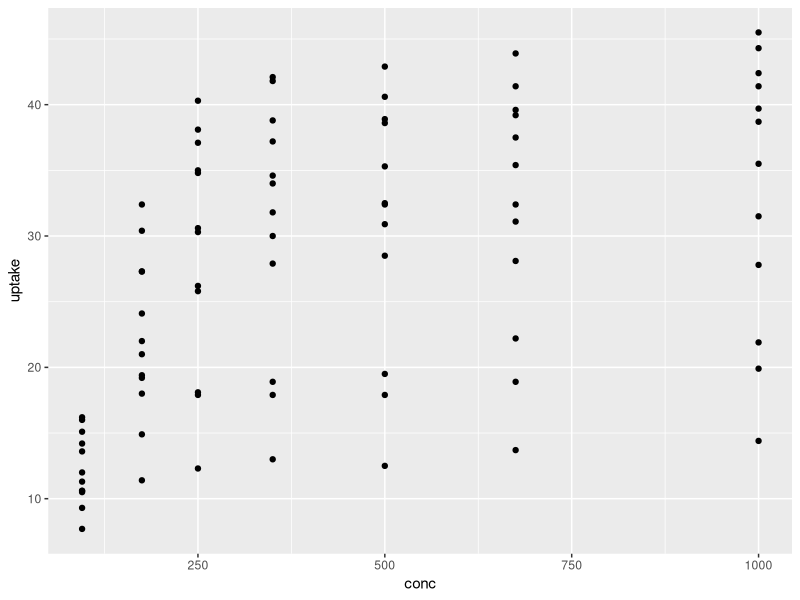
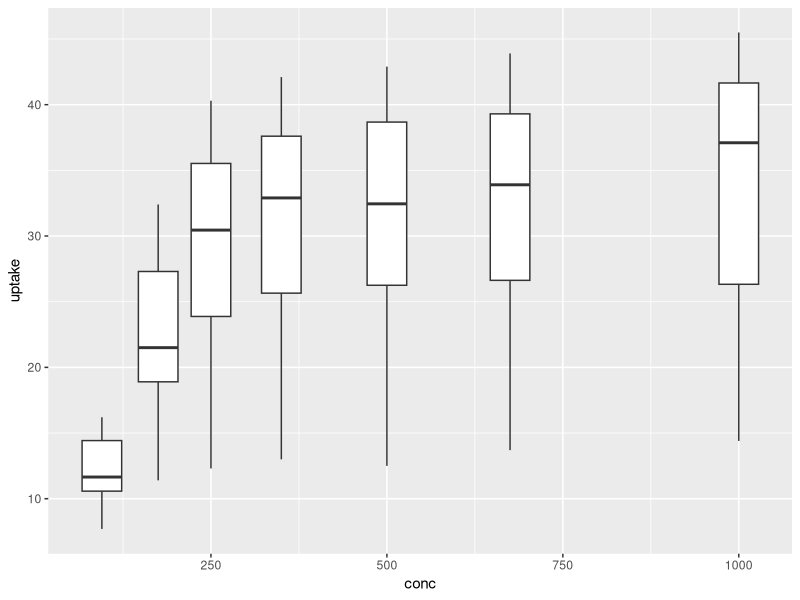
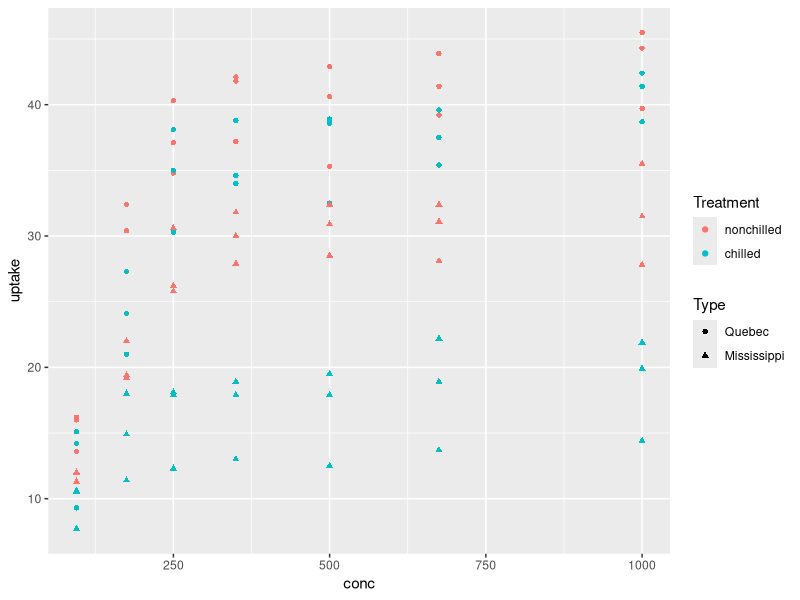
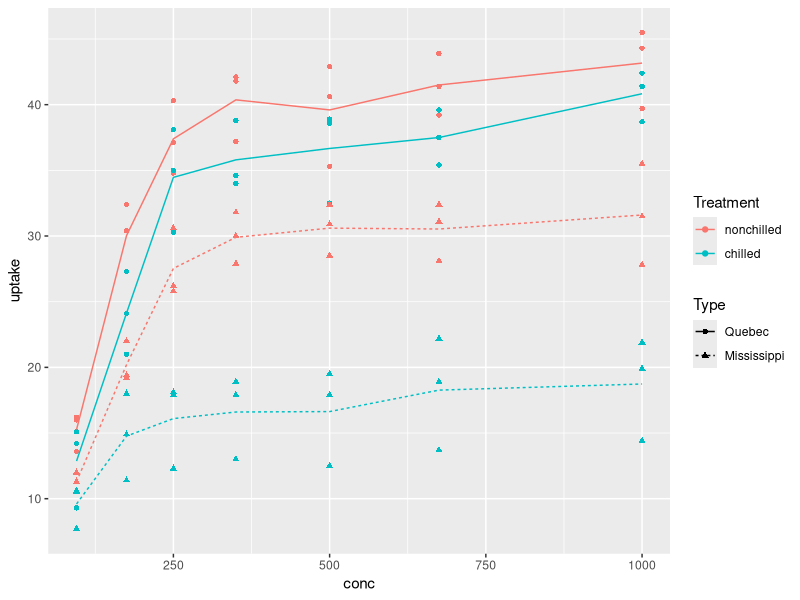
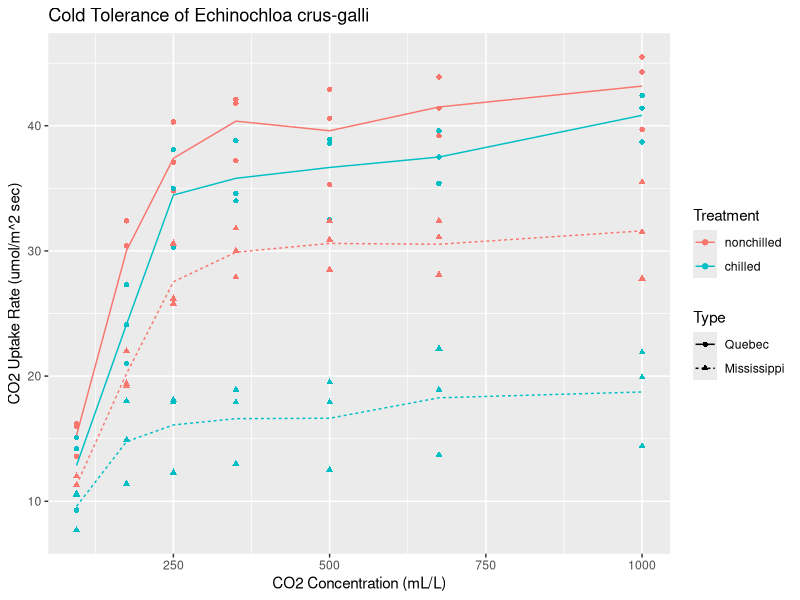
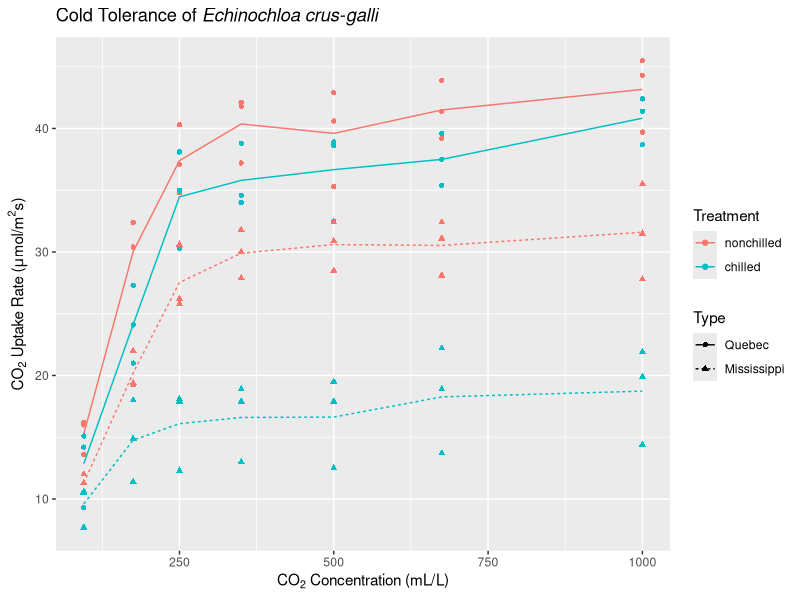
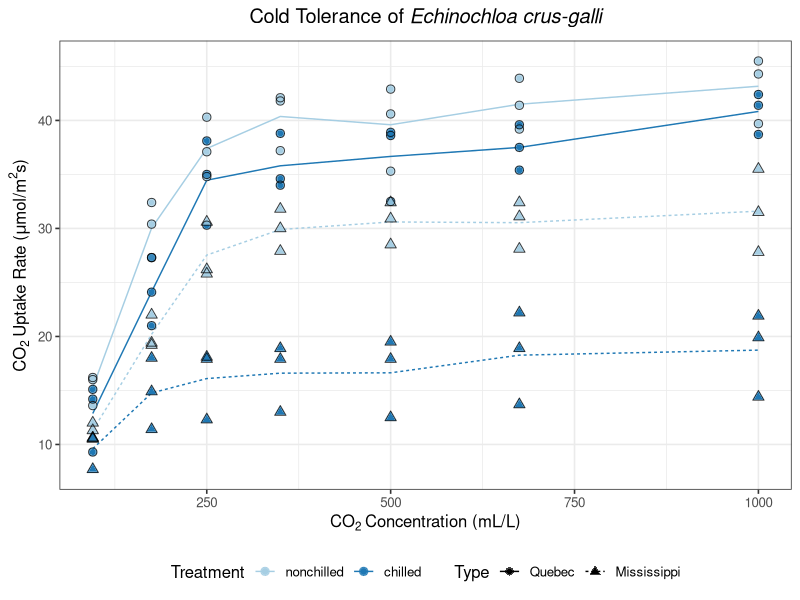
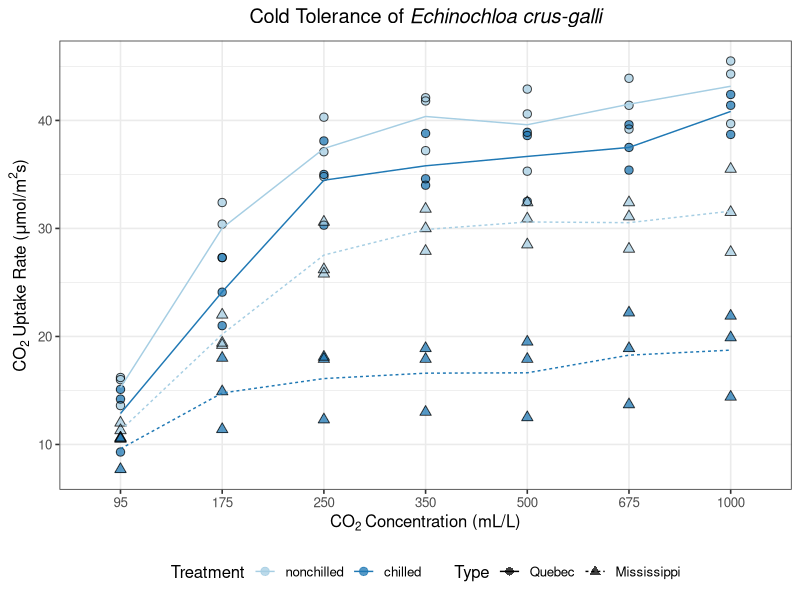

Write the R code that produced these figures, in order.
## ---- chunk 1
knitr::opts_chunk$set(echo=TRUE, fig.path="imgs/", #out.width='100%',
                      fig.width=6, fig.height=4, fig.show='hold',
                      fig.align='center')
options(width=100)
## ---- chunk 2
library(ggplot2)

CO2.plot <- ggplot(CO2, aes(x=conc, y=uptake))

CO2.plot + geom_point()
## ---- chunk 3
CO2.plot + geom_boxplot(aes(group=conc))
## ---- chunk 4
CO2.plot <- CO2.plot + geom_point(aes(color=Treatment, pch=Type))

CO2.plot
## ---- chunk 5
(CO2.plot <- CO2.plot + stat_summary(fun=mean, geom="line",
                                    aes(group=interaction(Treatment, Type),
                                        color=Treatment, lty=Type)))
## ---- chunk 6
(CO2.plot <- CO2.plot +
  labs(title="Cold Tolerance of Echinochloa crus-galli",
       x="CO2 Concentration (mL/L)",
       y="CO2 Uptake Rate (umol/m^2 sec)"))
## ---- chunk 7
(CO2.plot <- CO2.plot +
  labs(title=bquote("Cold Tolerance of"~italic("Echinochloa crus-galli")),
       x=bquote("CO"[2]~"Concentration (mL/L)"),
       y=bquote("CO"[2]~"Uptake Rate ("*mu*"mol/"*m^2*"s)")))
## ---- chunk 8
(CO2.plot <- CO2.plot +
  geom_point(aes(color=Treatment, pch=Type), cex=2.5, alpha=0.75) +
  geom_point(pch=c(1,2)[CO2$Type], color="black", cex=2.5, alpha=0.75) +
  scale_color_brewer(palette="Paired") +
  theme_bw(base_size=12) +
  theme(legend.position="bottom",
        plot.title=element_text(hjust=0.5)))
## ---- chunk 9
ggplot(CO2, aes(x=factor(conc), y=uptake)) +
  geom_point(aes(color=Treatment, pch=Type), cex=2.5, alpha=0.75) +
  geom_point(pch=c(1,2)[CO2$Type], color="black", cex=2.5, alpha=0.75) +
  stat_summary(fun=mean, geom="line", aes(group=interaction(Treatment, Type),
                                          color=Treatment, lty=Type)) +
  scale_color_brewer(palette="Paired") +
  labs(x=bquote("CO"[2]~"Concentration (mL/L)"),
       y=bquote("CO"[2]~"Uptake Rate ("*mu*"mol/"*m^2*"s)")) +
  ggtitle(bquote("Cold Tolerance of"~italic("Echinochloa crus-galli"))) +
  theme_bw(base_size=12) +
  theme(legend.position="bottom",
        plot.title=element_text(hjust=0.5))
## ---- chunk 10
ggplot(CO2, aes(x=factor(conc), y=uptake)) +
  geom_boxplot(aes(color=Type, fill=Treatment)) +
  scale_fill_brewer(palette="Paired") +
  scale_color_manual(values=c("goldenrod", "goldenrod4")) +
  labs(title=bquote("Cold Tolerance of"~italic("Echinochloa crus-galli")),
       x=bquote("CO"[2]~"Concentration (mL/L)"),
       y=bquote("CO"[2]~"Uptake Rate ("*mu*"mol/"*m^2*"s)")) +
  theme_bw(base_size=12) +
  theme(legend.position="bottom",
        plot.title=element_text(hjust=0.5))
## ---- chunk 11
ggplot(CO2, aes(x=factor(conc), y=uptake)) +
  geom_boxplot(aes(fill=Treatment)) +
  scale_fill_brewer(palette="Paired") +
  facet_wrap(~Type) +
  labs(title=bquote("Cold Tolerance of"~italic("Echinochloa crus-galli")),
       x=bquote("CO"[2]~"Concentration (mL/L)"),
       y=bquote("CO"[2]~"Uptake Rate ("*mu*"mol/"*m^2*"s)")) +
  theme_bw(base_size=12) +
  theme(legend.position="bottom",
        plot.title=element_text(hjust=0.5))
